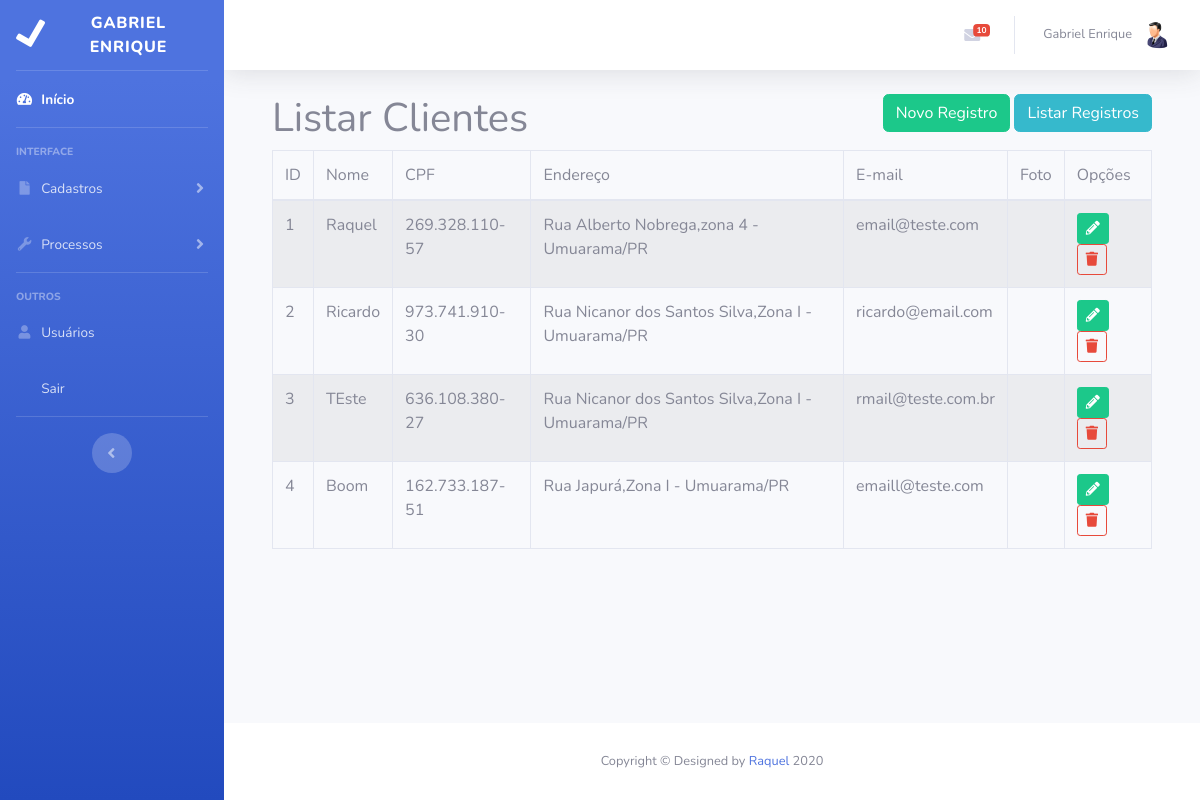
Screenshot of /admin/listar/cliente (signed in) with the database file from the repository.
### tables this page shows
CREATE TABLE `cliente` (
  `codigo` int(11) NOT NULL,
  `nome` varchar(45) NOT NULL,
  `cpf` varchar(45) DEFAULT NULL,
  `dataNascimento` date DEFAULT NULL,
  `email` varchar(45) NOT NULL,
  `login` varchar(100) NOT NULL,
  `senha` varchar(45) NOT NULL,
  `cep` int(11) DEFAULT NULL,
  `endereco` varchar(45) DEFAULT NULL,
  `bairro` varchar(45) DEFAULT NULL,
  `telefone` int(100) DEFAULT NULL,
  `celular` int(100) DEFAULT NULL,
  `cidade_codigo` int(11) NOT NULL
);

CREATE TABLE `cidade` (
  `codigo` int(11) NOT NULL,
  `cidade` varchar(45) NOT NULL,
  `estado` varchar(2) NOT NULL
);

### admin/listar/cliente.php (the view, shortened to what this page needs)
<div class="container">
	<h1 class="float-left">Listar Clientes</h1>
	<div class="float-right">
		<a href="cadastro/cliente" class="btn btn-success">Novo Registro</a>
		<a href="listar/cliente" class="btn btn-info">Listar Registros</a>
	</div>
	<div class="clearfix"></div>
	<table class="table table-striped table-bordered table-hover">
		<thead>
			<tr>
				<td>ID</td>
				<td>Nome</td>
                <td>CPF</td>
                <td>Endereço</td>
                <td>E-mail</td>
                <td>Foto</td>
				<td>Opções</td>
			</tr>
		</thead>
		<tbody>
			<?php
				$sql = "select cliente.*,cidade.cidade,cidade.estado FROM cliente
                INNER JOIN cidade ON cliente.cidade_codigo = cidade.codigo";
				$consulta = $pdo->prepare($sql);
				$consulta->execute();
				while ( $dados = $consulta->fetch(PDO::FETCH_OBJ) ) {
					$id 	= $dados->codigo;
					$nome 	= $dados->nome;
                    $cpf = $dados->cpf;
                    $endereco = $dados->endereco;
                    $bairro = $dados->bairro;
                    $cidade = $dados->cidade;
                    $estado = $dados->estado;
                    $email = $dados->email;
					echo '<tr>
						<td>'.$id.'</td>
						<td>'.$nome.'</td>
                        <td>'.$cpf.'</td>
                        <td>'.$endereco.','.$bairro.' - '.$cidade.'/'.$estado.'</td>
						<td>'.$email.'</td>
                        <td></td>
                        <td>
							<a href="cadastro/cliente/'.$id.'" class="btn btn-success btn-sm">
								<i class="fas fa-pencil-alt"></i>
							</a>
							<a class="btn btn-outline-danger btn-sm"  href="javascript:excluir('.$id.')">
								<i class="fas fa-trash"></i>
							</a>
						</td>
					</tr>';
                }?>
            </tbody>
	</table>
</div>

### rows the page displays
cliente: codigo "1", nome "Raquel", cpf "269.328.110-57", endereco "Rua Alberto Nobrega", bairro "zona 4", cidade_codigo.cidade "Umuarama", cidade_codigo.estado "PR", email "email@teste.com"
cliente: codigo "2", nome "Ricardo", cpf "973.741.910-30", endereco "Rua Nicanor dos Santos Silva", bairro "Zona I", cidade_codigo.cidade "Umuarama", cidade_codigo.estado "PR", email "ricardo@email.com"
cliente: codigo "3", nome "TEste", cpf "636.108.380-27", endereco "Rua Nicanor dos Santos Silva", bairro "Zona I", cidade_codigo.cidade "Umuarama", cidade_codigo.estado "PR", email "rmail@teste.com.br"
cliente: codigo "4", nome "Boom", cpf "162.733.187-51", endereco "Rua Japurá", bairro "Zona I", cidade_codigo.cidade "Umuarama", cidade_codigo.estado "PR", email "emaill@teste.com"

### other values shown
$_SESSION["tcc"]["nome"] "GABRIEL ENRIQUE"
$mensagens->registros "10"
$_SESSION["tcc"]["nome"] "Gabriel Enrique"
